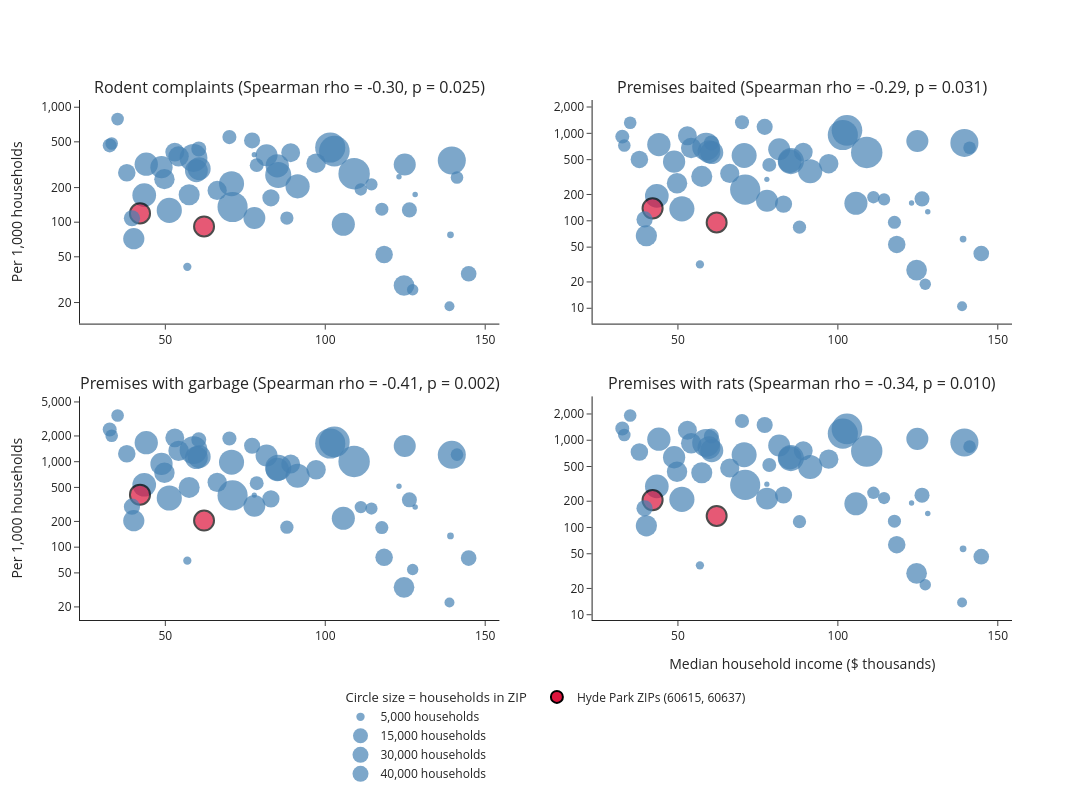

Notebook source saved alongside this figure:
### Code cell
## Import plotly's graph objects for fine control over hover text
import plotly.graph_objects as go
## Import the helper that builds a grid of subplots
from plotly.subplots import make_subplots
## Import Spearman correlation for the panel titles
from scipy.stats import spearmanr

## The four measures: (column name, display title)
panels = [("complaints", "Rodent complaints"), ("premises_baited", "Premises baited"),
          ("premises_garbage", "Premises with garbage"), ("premises_rats", "Premises with rats")]

## Build a title for each panel that includes its Spearman correlation
titles = []

## Loop over the measures
for m, t in panels:
    ## Compute the correlation and p-value between median income and this per-1,000 rate
    rho, p = spearmanr(df["median_household_income"], df[m + "_per_1000"])
    ## Add the formatted title
    titles.append(f"{t} (Spearman rho = {rho:.2f}, p = {p:.3f})")

## Create a 2x2 grid of panels with those titles
fig = make_subplots(rows=2, cols=2, subplot_titles=titles, vertical_spacing=0.14)
## Flag the Hyde Park ZIPs so they can be highlighted
hp = df["zip"].isin(["60615", "60637"])

## Loop over the panels, numbering them 0-3
for i, (m, t) in enumerate(panels):
    ## Convert the panel number to a row and column in the 2x2 grid
    r, c = divmod(i, 2)
    ## Bundle the values shown on hover: neighborhood, ZIP, households, raw total, median income
    custom = df[["neighborhood", "zip", "households", m, "median_household_income"]].to_numpy()
    ## Add one scatter trace, with one point per ZIP, to this panel
    fig.add_trace(go.Scatter(
        ## x is median income in thousands of dollars
        x=df["median_household_income"] / 1000,
        ## y is the rate per 1,000 households
        y=df[m + "_per_1000"],
        ## Draw markers only (no connecting lines)
        mode="markers",
        ## Marker size grows with household count, Hyde Park is red with a black outline, others blue
        marker=dict(size=df["households"] / 1500 + 5, color=["crimson" if h else "steelblue" for h in hp],
                    opacity=0.7, line=dict(width=[2 if h else 0 for h in hp], color="black")),
        ## Attach the extra values so the hover text can use them
        customdata=custom,
        ## The text shown when the mouse is over a point
        hovertemplate=("<b>%{customdata[0]} (%{customdata[1]})</b><br>"
                       "Median income: $%{customdata[4]:,.0f}<br>"
                       + t + " per 1,000 households: %{y:,.1f}<br>"
                       + "Total " + t.lower() + ": %{customdata[3]:,.0f}<br>"
                       + "Households: %{customdata[2]:,.0f}<extra></extra>"),
        ## No legend entry for this trace
        showlegend=False), row=r + 1, col=c + 1)
## Plotly legends come from traces, so add invisible "dummy" points (no real data) whose only job is to appear in the legend
## Household counts to show as example circle sizes
for h in [5000, 15000, 30000, 40000]:
    ## Add one empty point per size, using the same size formula as the real markers (households / 1500 + 5)
    fig.add_trace(go.Scatter(
        ## x and y are None so nothing is drawn on the plot
        x=[None], y=[None], mode="markers",
        ## Same blue color and transparency as the real points, sized for this household count
        marker=dict(size=h / 1500 + 5, color="steelblue", opacity=0.7),
        ## Text shown in the legend
        name=f"{h:,} households",
        ## Don't show a hover box for these dummy points
        hoverinfo="skip",
        ## Group the size entries together under one heading
        legendgroup="size", legendgrouptitle_text="Circle size = households in ZIP"),
        ## Attach the dummy trace to the first panel (the legend is shared by the whole figure)
        row=1, col=1)
## Add one more legend entry explaining the red Hyde Park points
fig.add_trace(go.Scatter(
    ## No visible data
    x=[None], y=[None], mode="markers",
    ## Same red fill and black outline as the real Hyde Park points
    marker=dict(size=12, color="crimson", line=dict(width=2, color="black")),
    ## Text shown in the legend
    name="Hyde Park ZIPs (60615, 60637)",
    ## No hover box
    hoverinfo="skip", legendgroup="hp"),
    ## Attach to the first panel
    row=1, col=1)
## Lay the legend out in a row under the plots, and stop clicks from hiding entries (clicking would do nothing useful)
fig.update_layout(legend=dict(orientation="h", x=0.5, xanchor="center", y=-0.12, yanchor="top",
                              itemclick=False, itemdoubleclick=False),
                  ## Leave extra room at the bottom for the legend
                  margin=dict(b=140))
 ## Label this panel's x axis
fig.update_xaxes(title_text="Median household income ($ thousands)", row=r + 1, col=c + 1)
## Label this panel's y axis and use a log scale because the rates are skewed
## Use a log y axis on every panel, so all four are comparable
fig.update_yaxes(type="log", tickformat=",")
## Log y axis on every panel, labeling only 1, 2 and 5 of each power of ten (10, 20, 50, 100, 200, 500...) so labels don't crowd
fig.update_yaxes(type="log", dtick="D2", tickformat=",")
## Put the y-axis title only on the left-hand panels, so it doesn't appear in the middle of the figure
fig.update_yaxes(title_text="Per 1,000 households", col=1)    
## Set the overall figure size and a clean white theme
fig.update_layout(height=800, width=1100, template="simple_white")
## Display the interactive figure in the notebook
fig.write_html("income_vs_rodent_measures_interactive.html")
fig.show()

### Figure 1 — Plotly figure (JSON) as saved in the notebook; plotly's stock layout.template omitted (floating-point values rounded to 4 significant figures; data arrays with more than 128 entries replaced by an {"elided": "..."} marker saying what was removed)
{"data": [{"customdata": {"elided": "56x5 mixed values"}, "hovertemplate": "<b>%{customdata[0]} (%{customdata[1]})</b><br>Median income: $%{customdata[4]:,.0f}<br>Rodent complaints per 1,000 households: %{y:,.1f}<br>Total rodent complaints: %{customdata[3]:,.0f}<br>Households: %{customdata[2]:,.0f}<extra></extra>", "marker": {"color": ["steelblue", "steelblue", "steelblue", "steelblue", "steelblue", "steelblue", "steelblue", "steelblue", "steelblue", "steelblue", "steelblue", "steelblue", "steelblue", "steelblue", "crimson", "steelblue", "steelblue", "steelblue", "steelblue", "steelblue", "steelblue", "steelblue", "steelblue", "steelblue", "steelblue", "steelblue", "steelblue", "steelblue", "steelblue", "steelblue", "steelblue", "steelblue", "steelblue", "steelblue", "crimson", "steelblue", "steelblue", "steelblue", "steelblue", "steelblue", "steelblue", "steelblue", "steelblue", "steelblue", "steelblue", "steelblue", "steelblue", "steelblue", "steelblue", "steelblue", "steelblue", "steelblue", "steelblue", "steelblue", "steelblue", "steelblue"], "line": {"color": "black", "width": [0, 0, 0, 0, 0, 0, 0, 0, 0, 0, 0, 0, 0, 0, 2, 0, 0, 0, 0, 0, 0, 0, 0, 0, 0, 0, 0, 0, 0, 0, 0, 0, 0, 0, 2, 0, 0, 0, 0, 0, 0, 0, 0, 0, 0, 0, 0, 0, 0, 0, 0, 0, 0, 0, 0, 0]}, "opacity": 0.7, "size": [11.42, 5.367, 5.479, 5.255, 17.55, 6.758, 15.02, 25.05, 20.45, 23.1, 20.71, 14.96, 24.19, 28.07, 19.95, 21.91, 25.17, 30.16, 23.68, 22.26, 12.59, 22.06, 23.3, 13.96, 26.12, 21.07, 20.45, 27.82, 19.47, 13.1, 23.04, 8.279, 23.38, 12.63, 20.09, 18.87, 22.8, 30.15, 21.97, 12.59, 17.19, 17.5, 16.08, 12.39, 30.63, 21.22, 18.92, 13.9, 16.22, 15.64, 12.21, 13.26, 31.42, 14.07, 19.23, 9.983]}, "mode": "markers", "showlegend": false, "type": "scatter", "x": [127.3, 123.0, 128.1, 77.81, 118.4, 139.1, 126.3, 70.7, 54.14, 105.6, 124.6, 60.46, 91.35, 139.6, 62.1, 77.84, 51.24, 101.6, 43.4, 48.8, 33.23, 124.9, 44.04, 32.61, 85.3, 57.45, 49.72, 58.81, 97.13, 117.7, 60.58, 56.88, 85.0, 35.08, 42.08, 89.19, 59.71, 71.03, 81.65, 141.2, 83.02, 37.95, 77.13, 111.1, 102.9, 40.14, 52.96, 78.56, 39.56, 144.8, 114.4, 88.0, 109.0, 70.03, 66.21, 138.8], "xaxis": "x", "y": [25.86, 248.6, 173.9, 386.4, 52.39, 77.74, 128.0, 216.1, 373.7, 95.93, 28.14, 434.0, 205.2, 344.0, 91.89, 108.8, 126.7, 446.6, 171.9, 300.9, 483.8, 317.6, 319.7, 465.4, 257.0, 173.2, 236.9, 361.8, 326.1, 129.7, 291.9, 40.86, 309.2, 788.8, 119.2, 402.2, 280.3, 135.5, 382.6, 244.7, 163.0, 268.9, 514.3, 192.7, 415.5, 71.9, 407.0, 313.5, 108.2, 35.6, 213.1, 108.7, 264.2, 549.8, 188.7, 18.6], "yaxis": "y"}, {"customdata": {"elided": "56x5 mixed values"}, "hovertemplate": "<b>%{customdata[0]} (%{customdata[1]})</b><br>Median income: $%{customdata[4]:,.0f}<br>Premises baited per 1,000 households: %{y:,.1f}<br>Total premises baited: %{customdata[3]:,.0f}<br>Households: %{customdata[2]:,.0f}<extra></extra>", "marker": {"color": ["steelblue", "steelblue", "steelblue", "steelblue", "steelblue", "steelblue", "steelblue", "steelblue", "steelblue", "steelblue", "steelblue", "steelblue", "steelblue", "steelblue", "crimson", "steelblue", "steelblue", "steelblue", "steelblue", "steelblue", "steelblue", "steelblue", "steelblue", "steelblue", "steelblue", "steelblue", "steelblue", "steelblue", "steelblue", "steelblue", "steelblue", "steelblue", "steelblue", "steelblue", "crimson", "steelblue", "steelblue", "steelblue", "steelblue", "steelblue", "steelblue", "steelblue", "steelblue", "steelblue", "steelblue", "steelblue", "steelblue", "steelblue", "steelblue", "steelblue", "steelblue", "steelblue", "steelblue", "steelblue", "steelblue", "steelblue"], "line": {"color": "black", "width": [0, 0, 0, 0, 0, 0, 0, 0, 0, 0, 0, 0, 0, 0, 2, 0, 0, 0, 0, 0, 0, 0, 0, 0, 0, 0, 0, 0, 0, 0, 0, 0, 0, 0, 2, 0, 0, 0, 0, 0, 0, 0, 0, 0, 0, 0, 0, 0, 0, 0, 0, 0, 0, 0, 0, 0]}, "opacity": 0.7, "size": [11.42, 5.367, 5.479, 5.255, 17.55, 6.758, 15.02, 25.05, 20.45, 23.1, 20.71, 14.96, 24.19, 28.07, 19.95, 21.91, 25.17, 30.16, 23.68, 22.26, 12.59, 22.06, 23.3, 13.96, 26.12, 21.07, 20.45, 27.82, 19.47, 13.1, 23.04, 8.279, 23.38, 12.63, 20.09, 18.87, 22.8, 30.15, 21.97, 12.59, 17.19, 17.5, 16.08, 12.39, 30.63, 21.22, 18.92, 13.9, 16.22, 15.64, 12.21, 13.26, 31.42, 14.07, 19.23, 9.983]}, "mode": "markers", "showlegend": false, "type": "scatter", "x": [127.3, 123.0, 128.1, 77.81, 118.4, 139.1, 126.3, 70.7, 54.14, 105.6, 124.6, 60.46, 91.35, 139.6, 62.1, 77.84, 51.24, 101.6, 43.4, 48.8, 33.23, 124.9, 44.04, 32.61, 85.3, 57.45, 49.72, 58.81, 97.13, 117.7, 60.58, 56.88, 85.0, 35.08, 42.08, 89.19, 59.71, 71.03, 81.65, 141.2, 83.02, 37.95, 77.13, 111.1, 102.9, 40.14, 52.96, 78.56, 39.56, 144.8, 114.4, 88.0, 109.0, 70.03, 66.21, 138.8], "xaxis": "x2", "y": [18.8, 159.7, 126.6, 297.7, 53.71, 61.81, 178.2, 558.0, 680.6, 158.8, 27.33, 777.2, 368.6, 777.2, 95.59, 169.5, 137.1, 957.0, 192.7, 474.0, 726.3, 817.3, 744.2, 917.2, 481.1, 321.8, 268.3, 702.9, 449.9, 96.18, 603.3, 31.71, 479.5, 1321.0, 138.7, 610.7, 617.3, 227.7, 658.8, 683.5, 155.2, 503.0, 1186.0, 186.0, 1082.0, 67.5, 937.9, 435.8, 103.5, 42.31, 175.6, 84.65, 604.6, 1338.0, 347.7, 10.57], "yaxis": "y2"}, {"customdata": {"elided": "56x5 mixed values"}, "hovertemplate": "<b>%{customdata[0]} (%{customdata[1]})</b><br>Median income: $%{customdata[4]:,.0f}<br>Premises with garbage per 1,000 households: %{y:,.1f}<br>Total premises with garbage: %{customdata[3]:,.0f}<br>Households: %{customdata[2]:,.0f}<extra></extra>", "marker": {"color": ["steelblue", "steelblue", "steelblue", "steelblue", "steelblue", "steelblue", "steelblue", "steelblue", "steelblue", "steelblue", "steelblue", "steelblue", "steelblue", "steelblue", "crimson", "steelblue", "steelblue", "steelblue", "steelblue", "steelblue", "steelblue", "steelblue", "steelblue", "steelblue", "steelblue", "steelblue", "steelblue", "steelblue", "steelblue", "steelblue", "steelblue", "steelblue", "steelblue", "steelblue", "crimson", "steelblue", "steelblue", "steelblue", "steelblue", "steelblue", "steelblue", "steelblue", "steelblue", "steelblue", "steelblue", "steelblue", "steelblue", "steelblue", "steelblue", "steelblue", "steelblue", "steelblue", "steelblue", "steelblue", "steelblue", "steelblue"], "line": {"color": "black", "width": [0, 0, 0, 0, 0, 0, 0, 0, 0, 0, 0, 0, 0, 0, 2, 0, 0, 0, 0, 0, 0, 0, 0, 0, 0, 0, 0, 0, 0, 0, 0, 0, 0, 0, 2, 0, 0, 0, 0, 0, 0, 0, 0, 0, 0, 0, 0, 0, 0, 0, 0, 0, 0, 0, 0, 0]}, "opacity": 0.7, "size": [11.42, 5.367, 5.479, 5.255, 17.55, 6.758, 15.02, 25.05, 20.45, 23.1, 20.71, 14.96, 24.19, 28.07, 19.95, 21.91, 25.17, 30.16, 23.68, 22.26, 12.59, 22.06, 23.3, 13.96, 26.12, 21.07, 20.45, 27.82, 19.47, 13.1, 23.04, 8.279, 23.38, 12.63, 20.09, 18.87, 22.8, 30.15, 21.97, 12.59, 17.19, 17.5, 16.08, 12.39, 30.63, 21.22, 18.92, 13.9, 16.22, 15.64, 12.21, 13.26, 31.42, 14.07, 19.23, 9.983]}, "mode": "markers", "showlegend": false, "type": "scatter", "x": [127.3, 123.0, 128.1, 77.81, 118.4, 139.1, 126.3, 70.7, 54.14, 105.6, 124.6, 60.46, 91.35, 139.6, 62.1, 77.84, 51.24, 101.6, 43.4, 48.8, 33.23, 124.9, 44.04, 32.61, 85.3, 57.45, 49.72, 58.81, 97.13, 117.7, 60.58, 56.88, 85.0, 35.08, 42.08, 89.19, 59.71, 71.03, 81.65, 141.2, 83.02, 37.95, 77.13, 111.1, 102.9, 40.14, 52.96, 78.56, 39.56, 144.8, 114.4, 88.0, 109.0, 70.03, 66.21, 138.8], "xaxis": "x3", "y": [54.73, 515.4, 294.9, 407.3, 76.03, 135.4, 357.9, 987.3, 1339.0, 217.8, 33.91, 1806.0, 684.7, 1204.0, 204.6, 304.5, 376.2, 1632.0, 537.0, 940.8, 2008.0, 1525.0, 1668.0, 2384.0, 848.6, 500.1, 742.8, 1366.0, 804.8, 169.6, 1145.0, 69.53, 810.3, 3473.0, 411.2, 939.2, 1115.0, 402.9, 1181.0, 1211.0, 367.0, 1240.0, 1536.0, 294.2, 1705.0, 203.8, 1899.0, 560.1, 297.6, 74.52, 283.0, 171.2, 1005.0, 1868.0, 572.8, 22.47], "yaxis": "y3"}, {"customdata": {"elided": "56x5 mixed values"}, "hovertemplate": "<b>%{customdata[0]} (%{customdata[1]})</b><br>Median income: $%{customdata[4]:,.0f}<br>Premises with rats per 1,000 households: %{y:,.1f}<br>Total premises with rats: %{customdata[3]:,.0f}<br>Households: %{customdata[2]:,.0f}<extra></extra>", "marker": {"color": ["steelblue", "steelblue", "steelblue", "steelblue", "steelblue", "steelblue", "steelblue", "steelblue", "steelblue", "steelblue", "steelblue", "steelblue", "steelblue", "steelblue", "crimson", "steelblue", "steelblue", "steelblue", "steelblue", "steelblue", "steelblue", "steelblue", "steelblue", "steelblue", "steelblue", "steelblue", "steelblue", "steelblue", "steelblue", "steelblue", "steelblue", "steelblue", "steelblue", "steelblue", "crimson", "steelblue", "steelblue", "steelblue", "steelblue", "steelblue", "steelblue", "steelblue", "steelblue", "steelblue", "steelblue", "steelblue", "steelblue", "steelblue", "steelblue", "steelblue", "steelblue", "steelblue", "steelblue", "steelblue", "steelblue", "steelblue"], "line": {"color": "black", "width": [0, 0, 0, 0, 0, 0, 0, 0, 0, 0, 0, 0, 0, 0, 2, 0, 0, 0, 0, 0, 0, 0, 0, 0, 0, 0, 0, 0, 0, 0, 0, 0, 0, 0, 2, 0, 0, 0, 0, 0, 0, 0, 0, 0, 0, 0, 0, 0, 0, 0, 0, 0, 0, 0, 0, 0]}, "opacity": 0.7, "size": [11.42, 5.367, 5.479, 5.255, 17.55, 6.758, 15.02, 25.05, 20.45, 23.1, 20.71, 14.96, 24.19, 28.07, 19.95, 21.91, 25.17, 30.16, 23.68, 22.26, 12.59, 22.06, 23.3, 13.96, 26.12, 21.07, 20.45, 27.82, 19.47, 13.1, 23.04, 8.279, 23.38, 12.63, 20.09, 18.87, 22.8, 30.15, 21.97, 12.59, 17.19, 17.5, 16.08, 12.39, 30.63, 21.22, 18.92, 13.9, 16.22, 15.64, 12.21, 13.26, 31.42, 14.07, 19.23, 9.983]}, "mode": "markers", "showlegend": false, "type": "scatter", "x": [127.3, 123.0, 128.1, 77.81, 118.4, 139.1, 126.3, 70.7, 54.14, 105.6, 124.6, 60.46, 91.35, 139.6, 62.1, 77.84, 51.24, 101.6, 43.4, 48.8, 33.23, 124.9, 44.04, 32.61, 85.3, 57.45, 49.72, 58.81, 97.13, 117.7, 60.58, 56.88, 85.0, 35.08, 42.08, 89.19, 59.71, 71.03, 81.65, 141.2, 83.02, 37.95, 77.13, 111.1, 102.9, 40.14, 52.96, 78.56, 39.56, 144.8, 114.4, 88.0, 109.0, 70.03, 66.21, 138.8], "xaxis": "x4", "y": [22.02, 190.6, 144.6, 313.3, 63.54, 56.88, 234.6, 681.8, 923.1, 186.9, 29.79, 1120.0, 493.8, 941.1, 135.7, 214.4, 210.0, 1192.0, 295.5, 638.3, 1149.0, 1037.0, 1029.0, 1365.0, 623.8, 423.2, 435.8, 934.2, 607.3, 118.0, 760.4, 36.8, 628.7, 1922.0, 206.0, 758.5, 824.6, 307.5, 870.2, 844.3, 235.6, 734.2, 1496.0, 249.9, 1348.0, 104.4, 1300.0, 520.0, 165.8, 46.26, 217.5, 116.7, 750.8, 1662.0, 480.6, 13.78], "yaxis": "y4"}, {"hoverinfo": "skip", "legendgroup": "size", "legendgrouptitle": {"text": "Circle size = households in ZIP"}, "marker": {"color": "steelblue", "opacity": 0.7, "size": 8.333}, "mode": "markers", "name": "5,000 households", "type": "scatter", "x": [null], "xaxis": "x", "y": [null], "yaxis": "y"}, {"hoverinfo": "skip", "legendgroup": "size", "legendgrouptitle": {"text": "Circle size = households in ZIP"}, "marker": {"color": "steelblue", "opacity": 0.7, "size": 15}, "mode": "markers", "name": "15,000 households", "type": "scatter", "x": [null], "xaxis": "x", "y": [null], "yaxis": "y"}, {"hoverinfo": "skip", "legendgroup": "size", "legendgrouptitle": {"text": "Circle size = households in ZIP"}, "marker": {"color": "steelblue", "opacity": 0.7, "size": 25}, "mode": "markers", "name": "30,000 households", "type": "scatter", "x": [null], "xaxis": "x", "y": [null], "yaxis": "y"}, {"hoverinfo": "skip", "legendgroup": "size", "legendgrouptitle": {"text": "Circle size = households in ZIP"}, "marker": {"color": "steelblue", "opacity": 0.7, "size": 31.67}, "mode": "markers", "name": "40,000 households", "type": "scatter", "x": [null], "xaxis": "x", "y": [null], "yaxis": "y"}, {"hoverinfo": "skip", "legendgroup": "hp", "marker": {"color": "crimson", "line": {"color": "black", "width": 2}, "size": 12}, "mode": "markers", "name": "Hyde Park ZIPs (60615, 60637)", "type": "scatter", "x": [null], "xaxis": "x", "y": [null], "yaxis": "y"}], "layout": {"annotations": [{"font": {"size": 16}, "showarrow": false, "text": "Rodent complaints (Spearman rho = -0.30, p = 0.025)", "x": 0.225, "xanchor": "center", "xref": "paper", "y": 1, "yanchor": "bottom", "yref": "paper"}, {"font": {"size": 16}, "showarrow": false, "text": "Premises baited (Spearman rho = -0.29, p = 0.031)", "x": 0.775, "xanchor": "center", "xref": "paper", "y": 1, "yanchor": "bottom", "yref": "paper"}, {"font": {"size": 16}, "showarrow": false, "text": "Premises with garbage (Spearman rho = -0.41, p = 0.002)", "x": 0.225, "xanchor": "center", "xref": "paper", "y": 0.43, "yanchor": "bottom", "yref": "paper"}, {"font": {"size": 16}, "showarrow": false, "text": "Premises with rats (Spearman rho = -0.34, p = 0.010)", "x": 0.775, "xanchor": "center", "xref": "paper", "y": 0.43, "yanchor": "bottom", "yref": "paper"}], "height": 800, "legend": {"itemclick": false, "itemdoubleclick": false, "orientation": "h", "x": 0.5, "xanchor": "center", "y": -0.12, "yanchor": "top"}, "margin": {"b": 140}, "width": 1100, "xaxis": {"anchor": "y", "domain": [0, 0.45]}, "xaxis2": {"anchor": "y2", "domain": [0.55, 1]}, "xaxis3": {"anchor": "y3", "domain": [0, 0.45]}, "xaxis4": {"anchor": "y4", "domain": [0.55, 1], "title": {"text": "Median household income ($ thousands)"}}, "yaxis": {"anchor": "x", "domain": [0.57, 1], "dtick": "D2", "tickformat": ",", "title": {"text": "Per 1,000 households"}, "type": "log"}, "yaxis2": {"anchor": "x2", "domain": [0.57, 1], "dtick": "D2", "tickformat": ",", "type": "log"}, "yaxis3": {"anchor": "x3", "domain": [0, 0.43], "dtick": "D2", "tickformat": ",", "title": {"text": "Per 1,000 households"}, "type": "log"}, "yaxis4": {"anchor": "x4", "domain": [0, 0.43], "dtick": "D2", "tickformat": ",", "type": "log"}}}
